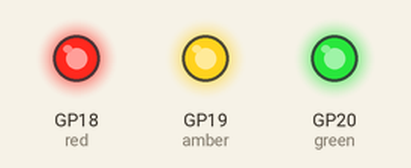
Bench run of a program on a simulated Raspberry Pi Pico running MicroPython. On the bench: output pins drawn as LEDs (lit = HIGH). At 5.0 s the program stops and its outputs stay as they are.

Above: at 0.1 s.
At 5.1 s:
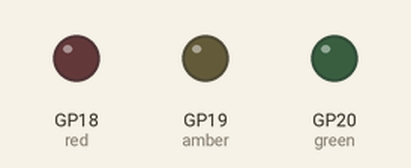
Timing chart, 0 to 6.5 s (numbered marks = the images above):
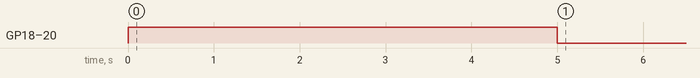

The program:

LightEachLED.py
```python
# Write your code here :-)
from machine import Pin
import time

red = Pin(18, Pin.OUT)
amber = Pin(19, Pin.OUT)
green = Pin(20, Pin.OUT)

red.value(1)
amber.value(1)
green.value(1)

time.sleep(5)

red.value(0)
amber.value(0)
green.value(0)
```

Measured:
- by itself, GP18 (red), GP19 (amber), GP20 (green): LOW → HIGH at 0.00 s, → LOW 5.0 s later
